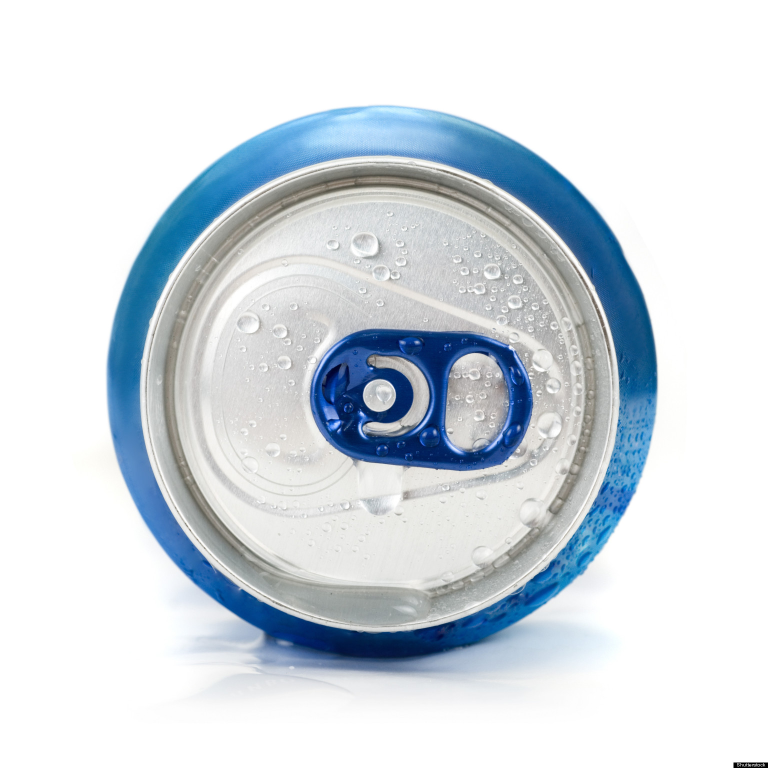
#> input picture can.jpg, 1536 x 1536 px (shown at 1/2 size)
$ python cht.py --image can.jpg   (older library calls are emulated)
#> lines starting #> are read from the running program, lines starting #| are printed output that depends on the picture; after the words box and inside, x2 and y2 are one past the last pixel; in counts of white or black regions, pixels touching at a corner belong together
import numpy as np
import cv2
import argparse

#construct the argument parser and parse the arguments
ap = argparse.ArgumentParser()
ap.add_argument("-i", "--image", required = True, help = "Path to the image")
ap.add_argument("-s", "--shrink", action=
	"store_true")
args = vars(ap.parse_args())

#load the image, optional resize, and clone it for output
img = cv2.imread(args['image'])
#> img is the input picture: shape (1536, 1536, 3); mean B, G, R 225.9, 219, 210.8
if args["shrink"]:
	img = cv2.resize(img, (0,0), fx=.25, fy=.25)
output = img.copy()

#guassian blur for better detection -- reduces noise to avoid false circle detection
blur = cv2.GaussianBlur(img, (5,5), 0)

#convert to grayscale - increase contrast
gray = cv2.cvtColor(blur, cv2.COLOR_BGR2GRAY)
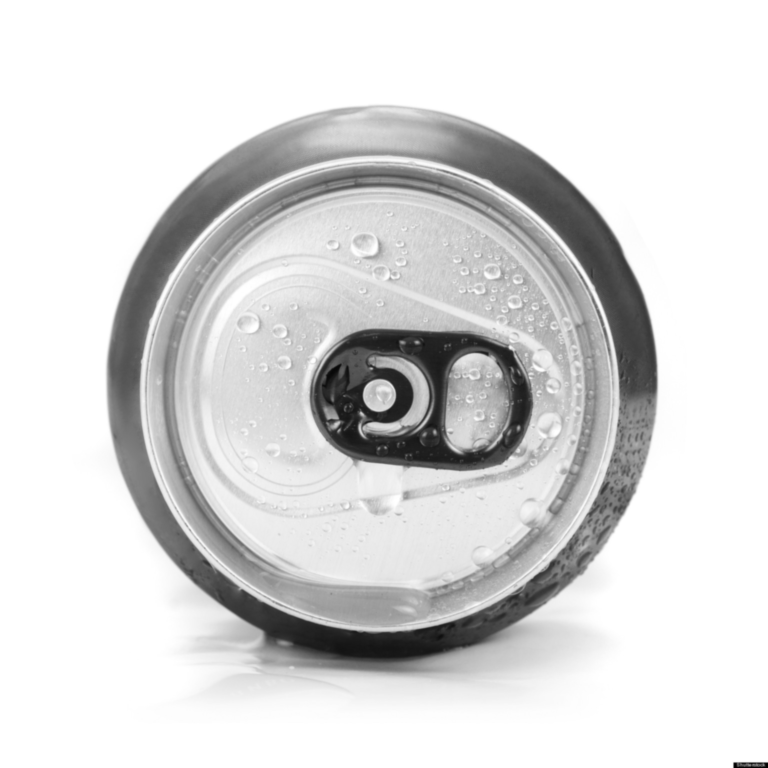
#> gray: shape (1536, 1536) (shown at 1/2 size); min 0, max 255, mean 217.4

cv2.imshow("input", gray)
cv2.waitKey(0)

#detect circles in the image
circles = cv2.HoughCircles(gray, cv2.cv.CV_HOUGH_GRADIENT, 1, 300, param1=200, param2=50, minRadius=10, maxRadius=0)
#> circles = [[755.5, 787.5, 465.6], [943.5, 544.5, 161.5], [1015.5, 963.5, 230.6], [502.5, 964.5, 221.5], [497.5, 624.5, 172.1]]
#1 is dp - the inverse ration of the acculumator resolution to the image resolution (for 1 they are the same)
#300 is the minDist - minimum distance between centers of detected circles
#param1 is the high threshold for the canney() done before CHT, and low is equal to half of param1
#param2 is the accumulator threshold for the circle centers at the detection stage, smaller it is, more false circles
#may be detected

#cht uses canny, canny uses sobel

#make sure some circles are found
if circles is not None:
	#convert the (x,y) coordinates and radius of the circles to integers
	circles = np.round(circles[0,:]).astype('int')
#> circles = [[756, 788, 466], [944, 544, 162], [1016, 964, 231], [502, 964, 222], [498, 624, 172]]

	#loop over the (x,y) coordinates and radius of the circles
	for(x, y, r) in circles:
		#draw the circle in the output image, then draw a rectangle
		#corresponding to the center of the circle
		cv2.circle(output, (x, y), r, (0, 255, 0), 4)
		cv2.circle(output, (x, y), 5, (0, 128, 255), -1)
#> this loop made 5 passes
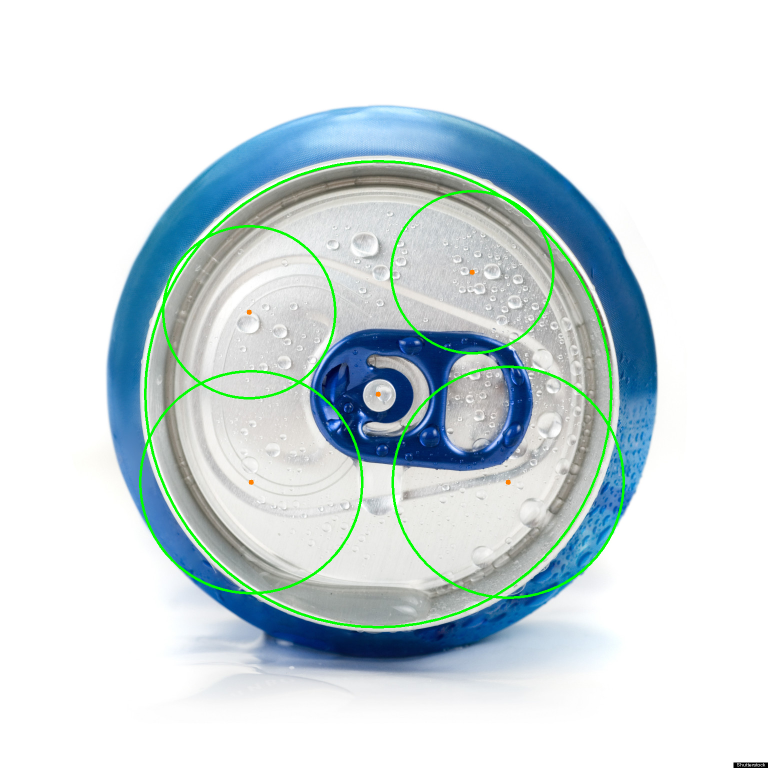
#> output: shape (1536, 1536, 3) (shown at 1/2 size); 1.65% of pixels changed, all inside (x1, y1, x2, y2) = (278, 320, 1250, 1257)

	#show the output image
	cv2.imshow("CHT", np.hstack([img, output]))
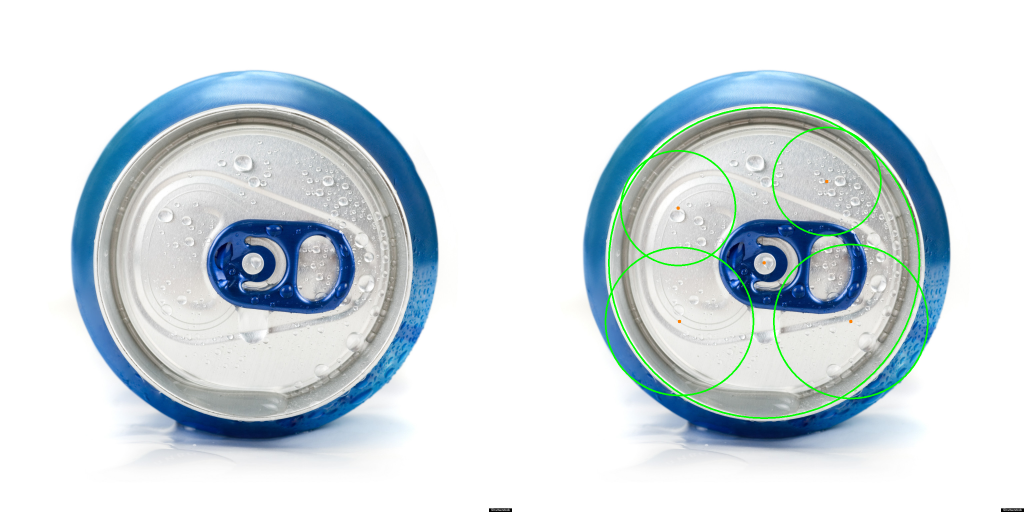
#> window 'CHT': shape (1536, 3072, 3) (shown at 1/3 size); mean B, G, R 224.3, 219.6, 209.3
	cv2.waitKey(0)
